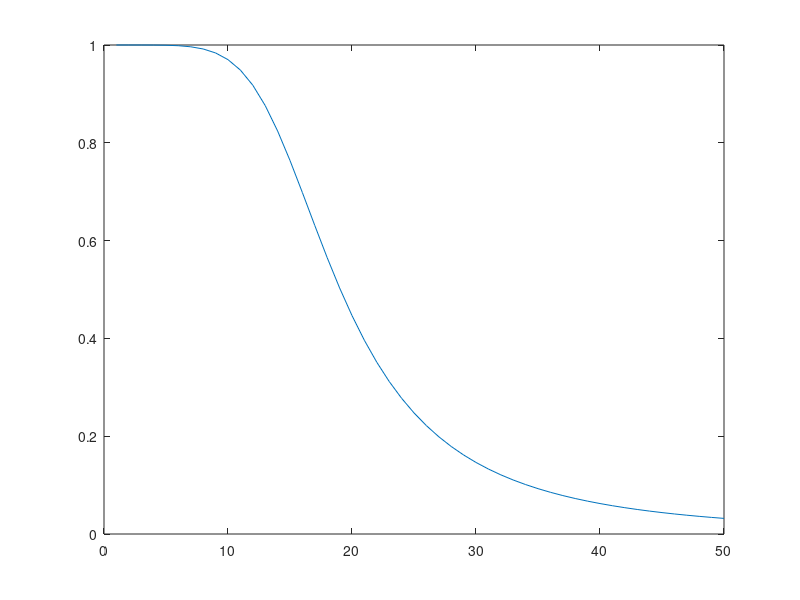

Recreate this plot in MATLAB.
clc;
clear all;
close all;
wp=0.2*pi;
ws=0.3*pi;
ap=7;
as=16;
lamda=sqrt(power(10,0.1*as)-1);
E=sqrt(power(10,0.1*ap)-1);
n=log10(lamda/E)/log10(ws/wp);
N=round(n);
for i=1:50
    f=(pi/100)*i;
    v1=power(f/wp,2*N)
    v2=(E*E*v1)+1
    H(i)=1/sqrt(v2);
end
%y=20*log10(H)
plot(H)
